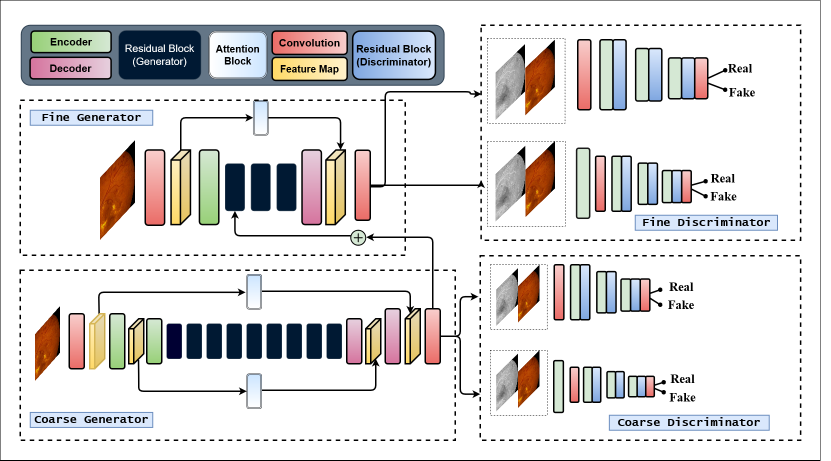
#> input picture img1.png, 1661 x 921 px, given in place of 4.jpg, which was not available (shown at 1/2 size)
$ python random_crop.py --datadir .
#> lines starting #> are read from the running program, lines starting #| are printed output that depends on the picture; pictures that were not available may be replaced by others from this repository, and a replacement may not be noted
#> further down, im is the input picture: PIL image 1661x921 RGBA; mean R, G, B, A 221.7, 219.8, 219.6, 255
from PIL import Image
import numpy as np
import os
import random
import argparse

def random_crop(img, mask, height, width, num_of_crops,name,stride=1,dir_name='data'):
#> called with height = 512, width = 512, num_of_crops = 50, name = '1', stride = 1, dir_name = 'data'
    Image_dir = dir_name + '/Images'
    Mask_dir = dir_name + '/Masks'
    directories = [dir_name,Image_dir,Mask_dir]
    for directory in directories:
        if not os.path.exists(directory):
            os.makedirs(directory)

    max_x = int(((img.shape[0]-height)/stride)+1)
#> max_x = 410
    max_y = int(((img.shape[1]-width)/stride)+1)
#> max_y = 1150
    max_crops = (max_x)*(max_y)
#> max_crops = 471500

    crop_seq = [i for i in range(0,max_crops)]

    for i in range(num_of_crops):
        crop = random.choice(crop_seq)
        #print("crop_value for",i,":",crop)
        if crop ==0:
            x = 0
            y = 0
        else:
            x = int((crop+1)/max_y)
            #print(x)
            y = int((crop+1)%max_y)
            #print(y)
        crop_img_arr = img[x:x+width,y:y+height]
        #print(crop_img_arr.shape)
        crop_mask_arr = mask[x:x+width,y:y+height]
        crop_img = Image.fromarray(crop_img_arr)
        crop_mask = Image.fromarray(crop_mask_arr)
        img_name = directories[1] + "/" + name + "_" + str(i+1)+".png"
        mask_name = directories[2] + "/" + name + "_mask_" + str(i+1)+".png"
        crop_img.save(img_name)
        crop_mask.save(mask_name)
#> this loop made 50 passes
#> pass 1, in random_crop, `crop_img_arr = img[x:x+width,y:y+height]`:
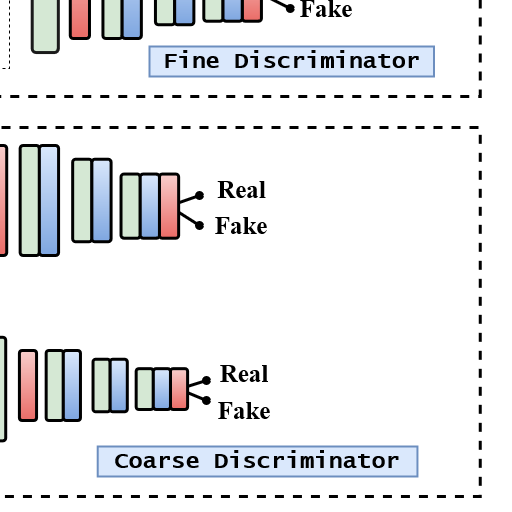
#> crop_img_arr: shape (512, 512, 4); mean R, G, B, A 231.3, 232.5, 234.5, 255
#> pass 2, in random_crop, `crop_img_arr = img[x:x+width,y:y+height]`:
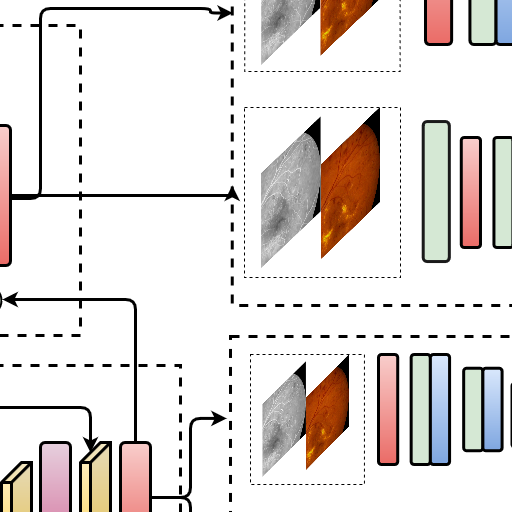
#> crop_img_arr: shape (512, 512, 4); mean R, G, B, A 227.5, 222, 219.3, 255
#> pass 3, in random_crop, `crop_img_arr = img[x:x+width,y:y+height]`:
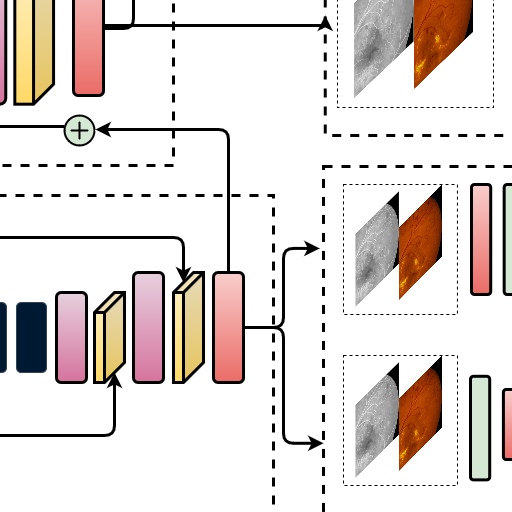
#> crop_img_arr: shape (512, 512, 4); mean R, G, B, A 226.5, 218.9, 215.4, 255
#> after the loop:
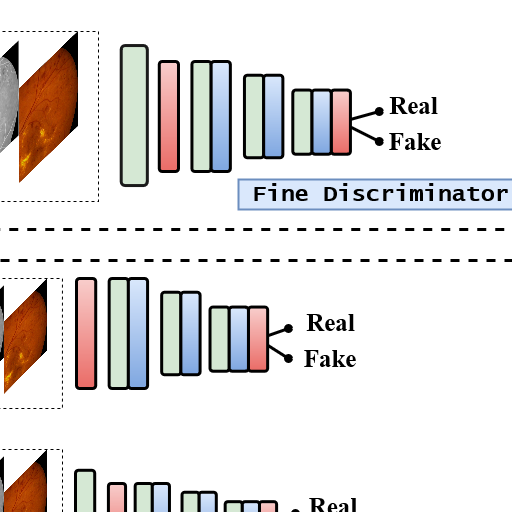
#> crop_img: PIL image 512x512 RGBA; mean R, G, B, A 227.4, 224.2, 223.1, 255


if __name__ == "__main__":

    parser = argparse.ArgumentParser()
    parser.add_argument('--input_dim', type=int, default=512)
    parser.add_argument('--n_crops', type=int, default=50)
    parser.add_argument('--datadir', type=str, required=True, help='path/to/data_directory',default='Dataset')
    parser.add_argument('--output_dir', type=str, default='data')
    args = parser.parse_args()

    # Abnormal Fundus/Angio Image pairs
    ab = [4,5,6,8,18,21,28]
    for i in range(7):
        img_name = args.datadir+"/ABNORMAL/"+str(ab[i])+".jpg"
#> (the run stopped early here; a loop or call above may not have finished)
